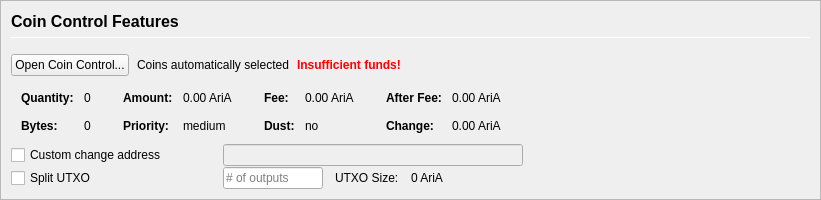
         <widget class="QFrame" name="frameCoinControl">
          <property name="sizePolicy">
           <sizepolicy hsizetype="Expanding" vsizetype="Expanding">
            <horstretch>0</horstretch>
            <verstretch>0</verstretch>
           </sizepolicy>
          </property>
          <property name="maximumSize">
           <size>
            <width>16777215</width>
            <height>16777215</height>
           </size>
          </property>
          <property name="frameShape">
           <enum>QFrame::StyledPanel</enum>
          </property>
          <property name="frameShadow">
           <enum>QFrame::Sunken</enum>
          </property>
          <layout class="QVBoxLayout" name="verticalLayoutCoinControl2">
           <property name="spacing">
            <number>0</number>
           </property>
           <property name="leftMargin">
            <number>0</number>
           </property>
           <property name="topMargin">
            <number>0</number>
           </property>
           <property name="rightMargin">
            <number>0</number>
           </property>
           <property name="bottomMargin">
            <number>0</number>
           </property>
           <item>
            <widget class="QFrame" name="frameCoinControl_BG">
             <layout class="QVBoxLayout" name="verticalLayoutCoinControl" stretch="0,0,0,0,0,0">
              <property name="spacing">
               <number>1</number>
              </property>
              <property name="leftMargin">
               <number>10</number>
              </property>
              <property name="topMargin">
               <number>10</number>
              </property>
              <item>
               <layout class="QHBoxLayout" name="horizontalLayoutCoinControl1">
                <property name="bottomMargin">
                 <number>15</number>
                </property>
                <item>
                 <layout class="QVBoxLayout" name="verticalLayout_3">
                  <property name="spacing">
                   <number>6</number>
                  </property>
                  <item>
                   <widget class="QLabel" name="labelCoinControlFeatures">
                    <property name="sizePolicy">
                     <sizepolicy hsizetype="Preferred" vsizetype="Maximum">
                      <horstretch>0</horstretch>
                      <verstretch>0</verstretch>
                     </sizepolicy>
                    </property>
                    <property name="minimumSize">
                     <size>
                      <width>0</width>
                      <height>20</height>
                     </size>
                    </property>
                    <property name="font">
                     <font>
                      <pointsize>12</pointsize>
                      <weight>75</weight>
                      <bold>true</bold>
                     </font>
                    </property>
                    <property name="styleSheet">
                     <string notr="true">font-weight:bold;</string>
                    </property>
                    <property name="text">
                     <string>Coin Control Features</string>
                    </property>
                   </widget>
                  </item>
                  <item>
                   <widget class="Line" name="line">
                    <property name="minimumSize">
                     <size>
                      <width>0</width>
                      <height>1</height>
                     </size>
                    </property>
                    <property name="maximumSize">
                     <size>
                      <width>16777215</width>
                      <height>1</height>
                     </size>
                    </property>
                    <property name="orientation">
                     <enum>Qt::Horizontal</enum>
                    </property>
                   </widget>
                  </item>
                 </layout>
                </item>
               </layout>
              </item>
              <item>
               <layout class="QHBoxLayout" name="horizontalLayoutCoinControl2" stretch="0,0,0,0">
                <property name="spacing">
                 <number>8</number>
                </property>
                <property name="bottomMargin">
                 <number>10</number>
                </property>
                <item>
                 <widget class="QPushButton" name="pushButtonCoinControl">
                  <property name="styleSheet">
                   <string notr="true"/>
                  </property>
                  <property name="text">
                   <string>Open Coin Control...</string>
                  </property>
                  <property name="autoDefault">
                   <bool>false</bool>
                  </property>
                 </widget>
                </item>
                <item>
                 <widget class="QLabel" name="labelCoinControlAutomaticallySelected">
                  <property name="text">
                   <string>Coins automatically selected</string>
                  </property>
                  <property name="margin">
                   <number>5</number>
                  </property>
                 </widget>
                </item>
                <item>
                 <widget class="QLabel" name="labelCoinControlInsuffFunds">
                  <property name="font">
                   <font>
                    <weight>75</weight>
                    <bold>true</bold>
                   </font>
                  </property>
                  <property name="styleSheet">
                   <string notr="true">color:red;font-weight:bold;</string>
                  </property>
                  <property name="text">
                   <string>Insufficient funds!</string>
                  </property>
                  <property name="margin">
                   <number>5</number>
                  </property>
                 </widget>
                </item>
                <item>
                 <spacer name="horizontalSpacerCoinControl">
                  <property name="orientation">
                   <enum>Qt::Horizontal</enum>
                  </property>
                  <property name="sizeHint" stdset="0">
                   <size>
                    <width>40</width>
                    <height>1</height>
                   </size>
                  </property>
                 </spacer>
                </item>
               </layout>
              </item>
              <item>
               <widget class="QWidget" name="widgetCoinControl" native="true">
                <property name="sizePolicy">
                 <sizepolicy hsizetype="Preferred" vsizetype="Preferred">
                  <horstretch>0</horstretch>
                  <verstretch>0</verstretch>
                 </sizepolicy>
                </property>
                <property name="minimumSize">
                 <size>
                  <width>0</width>
                  <height>0</height>
                 </size>
                </property>
                <property name="styleSheet">
                 <string notr="true"/>
                </property>
                <layout class="QHBoxLayout" name="horizontalLayoutCoinControl5">
                 <property name="leftMargin">
                  <number>0</number>
                 </property>
                 <property name="topMargin">
                  <number>0</number>
                 </property>
                 <property name="rightMargin">
                  <number>0</number>
                 </property>
                 <property name="bottomMargin">
                  <number>0</number>
                 </property>
                 <item>
                  <layout class="QHBoxLayout" name="horizontalLayoutCoinControl3" stretch="0,0,0,1">
                   <property name="spacing">
                    <number>20</number>
                   </property>
                   <property name="topMargin">
                    <number>0</number>
                   </property>
                   <property name="bottomMargin">
                    <number>10</number>
                   </property>
                   <item>
                    <layout class="QFormLayout" name="formLayoutCoinControl1">
                     <property name="horizontalSpacing">
                      <number>10</number>
                     </property>
                     <property name="verticalSpacing">
                      <number>14</number>
                     </property>
                     <property name="leftMargin">
                      <number>10</number>
                     </property>
                     <property name="topMargin">
                      <number>4</number>
                     </property>
                     <property name="rightMargin">
                      <number>6</number>
                     </property>
                     <item row="0" column="0">
                      <widget class="QLabel" name="labelCoinControlQuantityText">
                       <property name="font">
                        <font>
                         <weight>75</weight>
                         <bold>true</bold>
                        </font>
                       </property>
                       <property name="text">
                        <string>Quantity:</string>
                       </property>
                       <property name="margin">
                        <number>0</number>
                       </property>
                      </widget>
                     </item>
                     <item row="0" column="1">
                      <widget class="QLabel" name="labelCoinControlQuantity">
                       <property name="cursor">
                        <cursorShape>IBeamCursor</cursorShape>
                       </property>
                       <property name="contextMenuPolicy">
                        <enum>Qt::ActionsContextMenu</enum>
                       </property>
                       <property name="text">
                        <string notr="true">0</string>
                       </property>
                       <property name="margin">
                        <number>0</number>
                       </property>
                       <property name="textInteractionFlags">
                        <set>Qt::LinksAccessibleByMouse|Qt::TextSelectableByKeyboard|Qt::TextSelectableByMouse</set>
                       </property>
                      </widget>
                     </item>
                     <item row="1" column="0">
                      <widget class="QLabel" name="labelCoinControlBytesText">
                       <property name="font">
                        <font>
                         <weight>75</weight>
                         <bold>true</bold>
                        </font>
                       </property>
                       <property name="text">
                        <string>Bytes:</string>
                       </property>
                      </widget>
                     </item>
                     <item row="1" column="1">
                      <widget class="QLabel" name="labelCoinControlBytes">
                       <property name="cursor">
                        <cursorShape>IBeamCursor</cursorShape>
                       </property>
                       <property name="contextMenuPolicy">
                        <enum>Qt::ActionsContextMenu</enum>
                       </property>
                       <property name="text">
                        <string notr="true">0</string>
                       </property>
                       <property name="textInteractionFlags">
                        <set>Qt::LinksAccessibleByMouse|Qt::TextSelectableByKeyboard|Qt::TextSelectableByMouse</set>
                       </property>
                      </widget>
                     </item>
                    </layout>
                   </item>
                   <item>
                    <layout class="QFormLayout" name="formLayoutCoinControl2">
                     <property name="horizontalSpacing">
                      <number>10</number>
                     </property>
                     <property name="verticalSpacing">
                      <number>14</number>
                     </property>
                     <property name="leftMargin">
                      <number>6</number>
                     </property>
                     <property name="topMargin">
                      <number>4</number>
                     </property>
                     <property name="rightMargin">
                      <number>6</number>
                     </property>
                     <item row="0" column="0">
                      <widget class="QLabel" name="labelCoinControlAmountText">
                       <property name="font">
                        <font>
                         <weight>75</weight>
                         <bold>true</bold>
                        </font>
                       </property>
                       <property name="text">
                        <string>Amount:</string>
                       </property>
                       <property name="margin">
                        <number>0</number>
                       </property>
                      </widget>
                     </item>
                     <item row="0" column="1">
                      <widget class="QLabel" name="labelCoinControlAmount">
                       <property name="cursor">
                        <cursorShape>IBeamCursor</cursorShape>
                       </property>
                       <property name="contextMenuPolicy">
                        <enum>Qt::ActionsContextMenu</enum>
                       </property>
                       <property name="text">
                        <string notr="true">0.00 AriA</string>
                       </property>
                       <property name="textInteractionFlags">
                        <set>Qt::LinksAccessibleByMouse|Qt::TextSelectableByKeyboard|Qt::TextSelectableByMouse</set>
                       </property>
                      </widget>
                     </item>
                     <item row="1" column="0">
                      <widget class="QLabel" name="labelCoinControlPriorityText">
                       <property name="font">
                        <font>
                         <weight>75</weight>
                         <bold>true</bold>
                        </font>
                       </property>
                       <property name="text">
                        <string>Priority:</string>
                       </property>
                      </widget>
                     </item>
                     <item row="1" column="1">
                      <widget class="QLabel" name="labelCoinControlPriority">
                       <property name="cursor">
                        <cursorShape>IBeamCursor</cursorShape>
                       </property>
                       <property name="contextMenuPolicy">
                        <enum>Qt::ActionsContextMenu</enum>
                       </property>
                       <property name="text">
                        <string>medium</string>
                       </property>
                       <property name="textInteractionFlags">
                        <set>Qt::LinksAccessibleByMouse|Qt::TextSelectableByKeyboard|Qt::TextSelectableByMouse</set>
                       </property>
                      </widget>
                     </item>
                    </layout>
                   </item>
                   <item>
                    <layout class="QFormLayout" name="formLayoutCoinControl3">
                     <property name="horizontalSpacing">
                      <number>10</number>
                     </property>
                     <property name="verticalSpacing">
                      <number>14</number>
                     </property>
                     <property name="leftMargin">
                      <number>6</number>
                     </property>
                     <property name="topMargin">
                      <number>4</number>
                     </property>
                     <property name="rightMargin">
                      <number>6</number>
                     </property>
                     <item row="0" column="0">
                      <widget class="QLabel" name="labelCoinControlFeeText">
                       <property name="font">
                        <font>
                         <weight>75</weight>
                         <bold>true</bold>
                        </font>
                       </property>
                       <property name="text">
                        <string>Fee:</string>
                       </property>
                       <property name="margin">
                        <number>0</number>
                       </property>
                      </widget>
                     </item>
                     <item row="0" column="1">
                      <widget class="QLabel" name="labelCoinControlFee">
                       <property name="cursor">
                        <cursorShape>IBeamCursor</cursorShape>
                       </property>
                       <property name="contextMenuPolicy">
                        <enum>Qt::ActionsContextMenu</enum>
                       </property>
                       <property name="text">
                        <string notr="true">0.00 AriA</string>
                       </property>
                       <property name="textInteractionFlags">
                        <set>Qt::LinksAccessibleByMouse|Qt::TextSelectableByKeyboard|Qt::TextSelectableByMouse</set>
                       </property>
                      </widget>
                     </item>
                     <item row="1" column="0">
                      <widget class="QLabel" name="labelCoinControlLowOutputText">
                       <property name="font">
                        <font>
                         <weight>75</weight>
                         <bold>true</bold>
                        </font>
                       </property>
                       <property name="text">
                        <string>Dust:</string>
                       </property>
                      </widget>
                     </item>
                     <item row="1" column="1">
                      <widget class="QLabel" name="labelCoinControlLowOutput">
                       <property name="cursor">
                        <cursorShape>IBeamCursor</cursorShape>
                       </property>
                       <property name="contextMenuPolicy">
                        <enum>Qt::ActionsContextMenu</enum>
                       </property>
                       <property name="text">
                        <string>no</string>
                       </property>
                       <property name="textInteractionFlags">
                        <set>Qt::LinksAccessibleByMouse|Qt::TextSelectableByKeyboard|Qt::TextSelectableByMouse</set>
                       </property>
                      </widget>
                     </item>
                    </layout>
                   </item>
                   <item>
                    <layout class="QFormLayout" name="formLayoutCoinControl4">
                     <property name="horizontalSpacing">
                      <number>10</number>
                     </property>
                     <property name="verticalSpacing">
                      <number>14</number>
                     </property>
                     <property name="leftMargin">
                      <number>6</number>
                     </property>
                     <property name="topMargin">
                      <number>4</number>
                     </property>
                     <property name="rightMargin">
                      <number>6</number>
                     </property>
                     <item row="0" column="0">
                      <widget class="QLabel" name="labelCoinControlAfterFeeText">
                       <property name="font">
                        <font>
                         <weight>75</weight>
                         <bold>true</bold>
                        </font>
                       </property>
                       <property name="text">
                        <string>After Fee:</string>
                       </property>
                       <property name="margin">
                        <number>0</number>
                       </property>
                      </widget>
                     </item>
                     <item row="0" column="1">
                      <widget class="QLabel" name="labelCoinControlAfterFee">
                       <property name="cursor">
                        <cursorShape>IBeamCursor</cursorShape>
                       </property>
                       <property name="contextMenuPolicy">
                        <enum>Qt::ActionsContextMenu</enum>
                       </property>
                       <property name="text">
                        <string notr="true">0.00 AriA</string>
                       </property>
                       <property name="textInteractionFlags">
                        <set>Qt::LinksAccessibleByMouse|Qt::TextSelectableByKeyboard|Qt::TextSelectableByMouse</set>
                       </property>
                      </widget>
                     </item>
                     <item row="1" column="0">
                      <widget class="QLabel" name="labelCoinControlChangeText">
                       <property name="font">
                        <font>
                         <weight>75</weight>
                         <bold>true</bold>
                        </font>
                       </property>
                       <property name="text">
                        <string>Change:</string>
                       </property>
                      </widget>
                     </item>
                     <item row="1" column="1">
                      <widget class="QLabel" name="labelCoinControlChange">
                       <property name="cursor">
                        <cursorShape>IBeamCursor</cursorShape>
                       </property>
                       <property name="contextMenuPolicy">
                        <enum>Qt::ActionsContextMenu</enum>
                       </property>
                       <property name="text">
                        <string notr="true">0.00 AriA</string>
                       </property>
                       <property name="textInteractionFlags">
                        <set>Qt::LinksAccessibleByMouse|Qt::TextSelectableByKeyboard|Qt::TextSelectableByMouse</set>
                       </property>
                      </widget>
                     </item>
                    </layout>
                   </item>
                  </layout>
                 </item>
                </layout>
               </widget>
              </item>
              <item>
               <layout class="QHBoxLayout" name="horizontalLayoutCoinControl4">
                <property name="spacing">
                 <number>12</number>
                </property>
                <property name="sizeConstraint">
                 <enum>QLayout::SetDefaultConstraint</enum>
                </property>
                <property name="topMargin">
                 <number>0</number>
                </property>
                <property name="rightMargin">
                 <number>0</number>
                </property>
                <item>
                 <widget class="QCheckBox" name="checkBoxCoinControlChange">
                  <property name="sizePolicy">
                   <sizepolicy hsizetype="Preferred" vsizetype="Preferred">
                    <horstretch>0</horstretch>
                    <verstretch>0</verstretch>
                   </sizepolicy>
                  </property>
                  <property name="minimumSize">
                   <size>
                    <width>200</width>
                    <height>0</height>
                   </size>
                  </property>
                  <property name="maximumSize">
                   <size>
                    <width>200</width>
                    <height>16777215</height>
                   </size>
                  </property>
                  <property name="toolTip">
                   <string>If this is activated, but the change address is empty or invalid, change will be sent to a newly generated address.</string>
                  </property>
                  <property name="text">
                   <string>Custom change address</string>
                  </property>
                 </widget>
                </item>
                <item>
                 <widget class="QValidatedLineEdit" name="lineEditCoinControlChange">
                  <property name="enabled">
                   <bool>false</bool>
                  </property>
                  <property name="sizePolicy">
                   <sizepolicy hsizetype="Preferred" vsizetype="Preferred">
                    <horstretch>0</horstretch>
                    <verstretch>0</verstretch>
                   </sizepolicy>
                  </property>
                  <property name="minimumSize">
                   <size>
                    <width>300</width>
                    <height>0</height>
                   </size>
                  </property>
                 </widget>
                </item>
                <item>
                 <widget class="QLabel" name="labelCoinControlChangeLabel">
                  <property name="sizePolicy">
                   <sizepolicy hsizetype="Preferred" vsizetype="Preferred">
                    <horstretch>0</horstretch>
                    <verstretch>0</verstretch>
                   </sizepolicy>
                  </property>
                  <property name="minimumSize">
                   <size>
                    <width>100</width>
                    <height>0</height>
                   </size>
                  </property>
                  <property name="text">
                   <string/>
                  </property>
                  <property name="margin">
                   <number>3</number>
                  </property>
                 </widget>
                </item>
               </layout>
              </item>
              <item>
               <layout class="QHBoxLayout" name="horizontalLayoutCoinControl6">
                <property name="spacing">
                 <number>12</number>
                </property>
                <property name="rightMargin">
                 <number>0</number>
                </property>
                <item>
                 <widget class="QCheckBox" name="splitBlockCheckBox">
                  <property name="sizePolicy">
                   <sizepolicy hsizetype="Preferred" vsizetype="Preferred">
                    <horstretch>0</horstretch>
                    <verstretch>0</verstretch>
                   </sizepolicy>
                  </property>
                  <property name="minimumSize">
                   <size>
                    <width>200</width>
                    <height>0</height>
                   </size>
                  </property>
                  <property name="maximumSize">
                   <size>
                    <width>200</width>
                    <height>16777215</height>
                   </size>
                  </property>
                  <property name="text">
                   <string>Split UTXO</string>
                  </property>
                 </widget>
                </item>
                <item>
                 <widget class="QLineEdit" name="splitBlockLineEdit">
                  <property name="sizePolicy">
                   <sizepolicy hsizetype="Preferred" vsizetype="Preferred">
                    <horstretch>50</horstretch>
                    <verstretch>0</verstretch>
                   </sizepolicy>
                  </property>
                  <property name="minimumSize">
                   <size>
                    <width>100</width>
                    <height>0</height>
                   </size>
                  </property>
                  <property name="maximumSize">
                   <size>
                    <width>100</width>
                    <height>16777215</height>
                   </size>
                  </property>
                  <property name="placeholderText">
                   <string># of outputs</string>
                  </property>
                 </widget>
                </item>
                <item>
                 <widget class="QLabel" name="labelBlockSizeText">
                  <property name="text">
                   <string>UTXO Size:</string>
                  </property>
                 </widget>
                </item>
                <item>
                 <widget class="QLabel" name="labelBlockSize">
                  <property name="text">
                   <string>0 AriA</string>
                  </property>
                 </widget>
                </item>
                <item>
                 <spacer name="horizontalSpacer_7">
                  <property name="orientation">
                   <enum>Qt::Horizontal</enum>
                  </property>
                  <property name="sizeHint" stdset="0">
                   <size>
                    <width>40</width>
                    <height>20</height>
                   </size>
                  </property>
                 </spacer>
                </item>
               </layout>
              </item>
              <item>
               <spacer name="verticalSpacerCoinControl">
                <property name="orientation">
                 <enum>Qt::Vertical</enum>
                </property>
                <property name="sizeHint" stdset="0">
                 <size>
                  <width>800</width>
                  <height>1</height>
                 </size>
                </property>
               </spacer>
              </item>
             </layout>
            </widget>
           </item>
          </layout>
         </widget>
